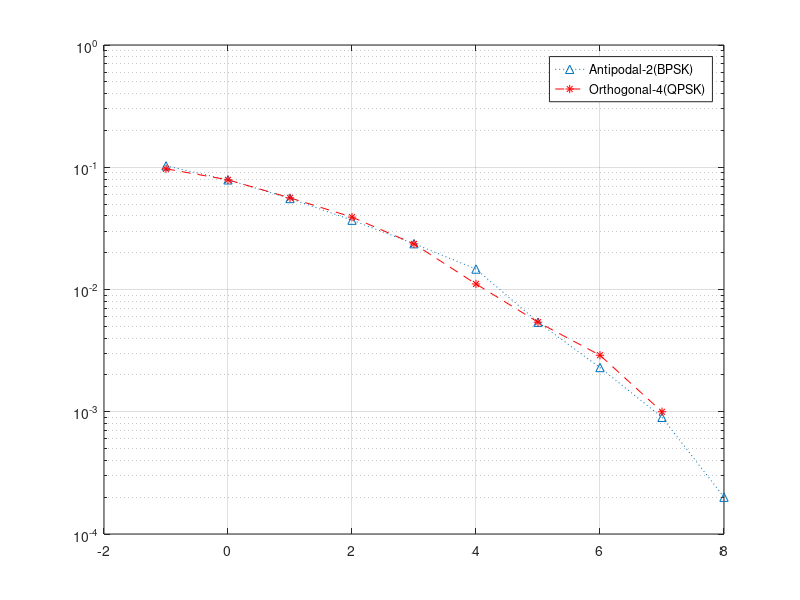

Source code (MATLAB):
%%%%%%%%%%%%%%%%%%%%%%%%%%%%%%%%%%%%%%%%%%%%%%%%%% %%%%%%%%%%%%%%%
% the SNR-Pe graph of "antipodal M=2" and "orthgonal M=4" signal
% BPSK vs QPSK
%%%%%%%%%%%%%%%%%%%%%%%%%%%%%%%%%%%%%%%%%%%%%%%%%% %%%%%%%%%%%%%%%
clear;
clc;
clf;
TheStartTime=datestr(now) % the simulation start time

SNRTail=8; % snr x-axis start
SNRHead=-1; % snr x-axis finish
BitLength=10000; % information BitLength
InputBit=randint(1,BitLength,[0,1]); % information set {0,1} 

%%%%%%%%%%%%%%%%%% (a2)
AntipodalSymbol=zeros(1,BitLength); % I symbol
% mapping information to symbol
for AntipodalMappingcnt=1:BitLength
if InputBit(AntipodalMappingcnt)==0
AntipodalSymbol(AntipodalMappingcnt)=-1;
else 
AntipodalSymbol(AntipodalMappingcnt)=+1;
end
end
%%%%%%%%%%%%%%%%%% (a2)
%%%%%%%%%%%%%%%%%% (o4)
Orothogornal4symbolI=zeros(1,BitLength/2); % I symbol
Orothogornal4symbolQ=zeros(1,BitLength/2); % Q symbol

% mapping information to symbol
for Orothogornal4mappingcnt=1:BitLength/2 %infromation mapping counting-index
if InputBit(2*Orothogornal4mappingcnt-1)==1 && InputBit(2*Orothogornal4mappingcnt)==1
Orothogornal4symbolI(Orothogornal4mappingcnt)=-1;
Orothogornal4symbolQ(Orothogornal4mappingcnt)=0;
elseif InputBit(2*Orothogornal4mappingcnt-1)==0 && InputBit(2*Orothogornal4mappingcnt)==1
Orothogornal4symbolI(Orothogornal4mappingcnt)=0;
Orothogornal4symbolQ(Orothogornal4mappingcnt)=1;
elseif InputBit(2*Orothogornal4mappingcnt-1)==0 && InputBit(2*Orothogornal4mappingcnt)==0
Orothogornal4symbolI(Orothogornal4mappingcnt)=1;
Orothogornal4symbolQ(Orothogornal4mappingcnt)=0;
else Orothogornal4symbolI(Orothogornal4mappingcnt)=0; Orothogornal4symbolQ(Orothogornal4mappingcnt)=-1;
end 
end
%%%%%%%%%%%%%%%%%% (o4)


for ss=SNRHead:SNRTail
SNRcnt=ss+(-SNRHead+1);

Antipodal2ErrorNum=0;
Orthogonal4ErrorNum=0;
% ber=zeros(1,SNRTail-SNRHead+1);
SNR(SNRcnt)=ss; % we can change the value 
n0=10^(-SNR(SNRcnt)/10); % the noise power, SNR = 10*log(ps/n0), ps=1

%%%%%%%%%%%%%%%%%%%%%%%% (o2)
n2i=randn(1,BitLength); % mean=0, var^2=1 Gaussian noise
Antipodal2noise=(1/2*(n0))^(1/2)*n2i; % mean=0 , var^2=1/2*n0 Gaussain noise
TxAntipodal2=AntipodalSymbol+Antipodal2noise; % received signal in I channel 
%%%%%%%%%%%%%%%%%%%%%%%%% (o2)

%%%%%%%%%%%%%%%%%%%%%%%%% (o4)
n4i=randn(1,BitLength/2); % mean=0, var^2=1 I channel Gaussian noise, noise BitLength= (signal BitLength)/2
n4q=randn(1,BitLength/2); % mean=0, var^2=1 Q channel Gaussian noise, noise BitLength= (signal BitLength)/2
Orthogonal4noiseI=(1/2*(n0))^(1/2)*n4i; % mean=0 , var^2=1/2*n0 Gaussain noise
Orthogonal4noiseQ=(1/2*(n0))^(1/2)*n4q; % mean=0 , var^2=1/2*n0 Gaussain noise
TxOrthogonal4I=(2^(1/2))*Orothogornal4symbolI+Orthogonal4noiseI; % received signal in I channel 
TxOrthogonal4Q=(2^(1/2))*Orothogornal4symbolQ+Orthogonal4noiseQ; % received signal in Q channel
TxOrthogonal4=(TxOrthogonal4I+TxOrthogonal4Q*i); % received signal in signal space 
%%%%%%%%%%%%%%%%%%%%%%%%% (o4)

%%%%%%%%%%%%%%%%%%%%%%%%%%%%%%%%%%% (a2)
RxAntipodal2=zeros(1,BitLength);
for Antipodal2demappingcnt=1:BitLength
if TxAntipodal2(Antipodal2demappingcnt) >= 0;
RxAntipodal2(Antipodal2demappingcnt)=1 ;
else RxAntipodal2(Antipodal2demappingcnt)=0;
end
if RxAntipodal2(Antipodal2demappingcnt)-InputBit(Antipodal2demappingcnt)==0 % count the error number 
Antipodal2ErrorNum=Antipodal2ErrorNum;
else Antipodal2ErrorNum=Antipodal2ErrorNum+1; 
end
end
%%%%%%%%%%%%%%%%%%%%%%%%%%%%%%%%%%% (a2)

%%%%%%%%%%%%%%%%%%%%%%%%%%%%%%%%%%% (o4)
RxOrthogonal4=zeros(1,BitLength);
% decision criterion 
for Orthogonal4Demappingcnt=1:BitLength/2 % demapping countiong-index
Orthogonal4SymbolAngle(Orthogonal4Demappingcnt)=mod(angle(TxOrthogonal4(Orthogonal4Demappingcnt)),2* pi);
if mod(angle(-1+1*i),2*pi)<=Orthogonal4SymbolAngle(Orthogonal4Demappingcnt) && Orthogonal4SymbolAngle(Orthogonal4Demappingcnt)<=mod(angle(-1-1*i),2*pi)
RxOrthogonal4(2*Orthogonal4Demappingcnt-1)=1; RxOrthogonal4(2*Orthogonal4Demappingcnt)=1;
elseif mod(angle(1+1*i),2*pi)<=Orthogonal4SymbolAngle(Orthogonal4Demappingcnt) && Orthogonal4SymbolAngle(Orthogonal4Demappingcnt)<=mod(angle(-1+1*i),2*pi)
RxOrthogonal4(2*Orthogonal4Demappingcnt-1)=0; RxOrthogonal4(2*Orthogonal4Demappingcnt)=1;
elseif mod(angle(-1-1*i),2*pi)<=Orthogonal4SymbolAngle(Orthogonal4Demappingcnt) && Orthogonal4SymbolAngle(Orthogonal4Demappingcnt)<=mod(angle(1-1*i),2*pi)
RxOrthogonal4(2*Orthogonal4Demappingcnt-1)=1; RxOrthogonal4(2*Orthogonal4Demappingcnt)=0;
else RxOrthogonal4(2*Orthogonal4Demappingcnt-1)=0; RxOrthogonal4(2*Orthogonal4Demappingcnt)=0;
end
end
%%%%%%%%%%%%%%%%%%%%%%%%%%%%%%%%%%% (o4)
%%%%%%%%%%%%%%%%%%%%%%%%%%%%%%%%%%%%%%%%%%%%%%%%%% %%% (a2)
Antipodal2ErrorSum(SNRcnt)=Antipodal2ErrorNum;
Antipodal2BER(SNRcnt)=Antipodal2ErrorSum(SNRcnt)/BitLength; 
%%%%%%%%%%%%%%%%%%%%%%%%%%%%%%%%%%%%%%%%%%%%%%%%%% %%% (a2)

%%%%%%%%%%%%%%%%%%%%%%%%%%%%%%%%%%%%%%%%%%%%%%%%%% %%% (o4)
for Orthogonal4Errorcnt=1:BitLength
if RxOrthogonal4(Orthogonal4Errorcnt)-InputBit(Orthogonal4Errorcnt)==0 % count the error number 
Orthogonal4ErrorNum=Orthogonal4ErrorNum;
else Orthogonal4ErrorNum=Orthogonal4ErrorNum+1; 
end
end
Orthogonal4ErrorSum(SNRcnt)=Orthogonal4ErrorNum;
Orthogonal4BER(SNRcnt)=Orthogonal4ErrorSum(SNRcnt)/BitLength;
%%%%%%%%%%%%%%%%%%%%%%%%%%%%%%%%%%%%%%%%%%%%%%%%%% %%% (o4)
end
axis([SNRHead SNRTail 0 10^-5])
semilogy(SNR,Antipodal2BER,': ^')
hold on
semilogy(SNR,Orthogonal4BER,'--r*')
grid on
legend('Antipodal-2(BPSK)','Orthogonal-4(QPSK)')

TheFinishTime=datestr(now) % the finish time of this simulation
